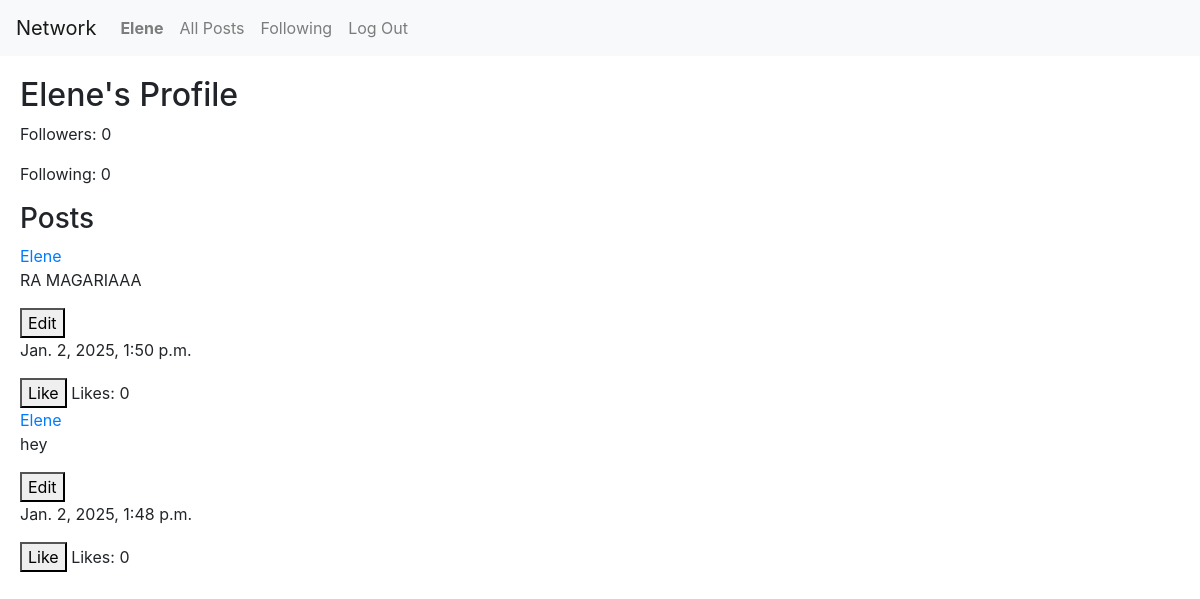
The app's page /profile/Elene (signed in) with its own data.
### network/models.py (models this page shows, shortened)
class User(AbstractUser):
    name = models.CharField(max_length=64, blank=True)
    following = models.ManyToManyField('self', symmetrical=False, related_name='followers')

class Post(models.Model):
    user = models.ForeignKey(User, on_delete=models.CASCADE, related_name='posts')  #link post to the user
    body = models.TextField()
    timestamp = models.DateTimeField(auto_now_add=True) #automatically sets the time
    likes = models.ManyToManyField(User, related_name="liked_posts", blank=True)

### network/views.py (the view)
# urls.py: path("profile/<str:username>", views.profile_view, name="profile"),
@login_required(login_url="/login", redirect_field_name=None)
def profile_view(request, username):
    user_profile = User.objects.get(username = username)
    posts = user_profile.posts.all().order_by('-timestamp')
    is_following = request.user.following.filter(username=username).exists()
    return render(request, "network/profile.html", {
         "profile": user_profile,
        "posts": posts,
        "followers_count": user_profile.followers.count(),
        "following_count": user_profile.following.count(),
        "is_following": is_following,
        "is_self": request.user == user_profile
    })

### network/templates/network/profile.html (shortened to what this page needs)
{% extends "network/layout.html" %} {% block body %}
<div class="profile-container">
	<h2>{{ profile.username }}'s Profile</h2>
	<div class="stats">
		<p>Followers: {{ followers_count }}</p>
		<p>Following: {{ following_count }}</p>
	</div>
	<h3>Posts</h3>
	<div class="posts-container">
		{% for post in posts %}
		<div class="post" id="post-{{ post.id }}">
			<a href="{% url 'profile' post.user.username %}"
				>{{ post.user.username }}</a
			>
			<div class="post-content" id="content-{{ post.id }}">
				<p class="post-body" id="post-body-{{ post.id }}">{{post.body}}</p>
				{% if user == post.user %}
				<button class="edit-btn" data-post-id="{{ post.id }}">Edit</button>
				{% endif %}
			</div>
			<p>{{post.timestamp}}</p>
			{% if user.is_authenticated %}
			<button class="like-btn" data-post-id="{{ post.id }}">
				{% if user in post.likes.all %} Unlike {% else %} Like {% endif %}
			</button>
			{% endif %}
			<span id="likes-{{ post.id }}" class="likes-count"
				>Likes: {{ post.likes.count }}</span
			>
		</div>
		{% empty %}
		<p>No posts yet.</p>
		{% endfor %}
	</div>
</div>
{% endblock %}

### network/templates/network/layout.html (shortened to what this page needs)
{% load static %}
<!DOCTYPE html>
<html lang="en">
	<head>
		<link
			rel="stylesheet"
			href="https://stackpath.bootstrapcdn.com/bootstrap/4.4.1/css/bootstrap.min.css"
		/>
		<link href="{% static 'network/styles.css' %}" rel="stylesheet" />
	</head>
	<body>
		<nav class="navbar navbar-expand-lg navbar-light bg-light">
			<a class="navbar-brand" href="#">Network</a>
			<div class="layout-div">
				<ul class="navbar-nav mr-auto">
					{% if user.is_authenticated %}
					<li class="nav-item">
						<a class="nav-link" href="#"
							><strong>{{ user.username }}</strong></a
						>
					</li>
					{% endif %}
					<li class="nav-item">
						<a class="nav-link" href="{% url 'index' %}">All Posts</a>
					</li>
					{% if user.is_authenticated %}
					<li class="nav-item">
						<a class="nav-link" href="{% url 'following' %}">Following</a>
					</li>
					<li class="nav-item">
						<a class="nav-link" href="{% url 'logout' %}">Log Out</a>
					</li>
					{% endif %}
				</ul>
			</div>
		</nav>
		<div class="body">{% block body %} {% endblock %}</div>
	</body>
</html>

### network/static/network/styles.css (style rules this page uses)
.profile-container { padding-left: 20px; padding-top: 20px; }

### records on screen
User: username "Elene"
Post: user.username "Elene", body "RA MAGARIAAA", timestamp "Jan. 2, 2025, 1:50 p.m.", shows "Like", likes.count "0"
Post: user.username "Elene", body "hey", timestamp "Jan. 2, 2025, 1:48 p.m.", shows "Like", likes.count "0"

### other values on screen
{{ followers_count }} "0"
{{ following_count }} "0"
